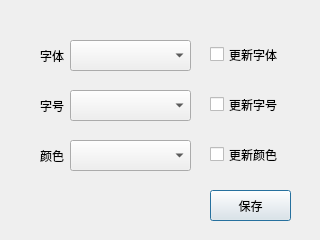
<?xml version="1.0" encoding="UTF-8"?>
<ui version="4.0">
 <class>Dialog_set_fonts</class>
 <widget class="QDialog" name="Dialog_set_fonts">
  <property name="windowModality">
   <enum>Qt::ApplicationModal</enum>
  </property>
  <property name="geometry">
   <rect>
    <x>0</x>
    <y>0</y>
    <width>320</width>
    <height>240</height>
   </rect>
  </property>
  <property name="minimumSize">
   <size>
    <width>320</width>
    <height>240</height>
   </size>
  </property>
  <property name="maximumSize">
   <size>
    <width>320</width>
    <height>240</height>
   </size>
  </property>
  <property name="windowTitle">
   <string>设置字体</string>
  </property>
  <widget class="QComboBox" name="comboBox_font_size">
   <property name="geometry">
    <rect>
     <x>70</x>
     <y>90</y>
     <width>121</width>
     <height>31</height>
    </rect>
   </property>
  </widget>
  <widget class="QComboBox" name="comboBox_font">
   <property name="geometry">
    <rect>
     <x>70</x>
     <y>40</y>
     <width>121</width>
     <height>31</height>
    </rect>
   </property>
  </widget>
  <widget class="QLabel" name="label_11">
   <property name="geometry">
    <rect>
     <x>40</x>
     <y>90</y>
     <width>31</width>
     <height>31</height>
    </rect>
   </property>
   <property name="text">
    <string>字号</string>
   </property>
   <property name="alignment">
    <set>Qt::AlignLeading|Qt::AlignLeft|Qt::AlignVCenter</set>
   </property>
  </widget>
  <widget class="QLabel" name="label_10">
   <property name="geometry">
    <rect>
     <x>40</x>
     <y>40</y>
     <width>31</width>
     <height>31</height>
    </rect>
   </property>
   <property name="text">
    <string>字体</string>
   </property>
   <property name="alignment">
    <set>Qt::AlignLeading|Qt::AlignLeft|Qt::AlignVCenter</set>
   </property>
  </widget>
  <widget class="QPushButton" name="pushButton">
   <property name="geometry">
    <rect>
     <x>210</x>
     <y>190</y>
     <width>81</width>
     <height>31</height>
    </rect>
   </property>
   <property name="text">
    <string>保存</string>
   </property>
  </widget>
  <widget class="QComboBox" name="comboBox_font_color">
   <property name="geometry">
    <rect>
     <x>70</x>
     <y>140</y>
     <width>121</width>
     <height>31</height>
    </rect>
   </property>
  </widget>
  <widget class="QLabel" name="label_12">
   <property name="geometry">
    <rect>
     <x>40</x>
     <y>140</y>
     <width>31</width>
     <height>31</height>
    </rect>
   </property>
   <property name="text">
    <string>颜色</string>
   </property>
   <property name="alignment">
    <set>Qt::AlignLeading|Qt::AlignLeft|Qt::AlignVCenter</set>
   </property>
  </widget>
  <widget class="QCheckBox" name="checkBox_font">
   <property name="geometry">
    <rect>
     <x>210</x>
     <y>39</y>
     <width>71</width>
     <height>31</height>
    </rect>
   </property>
   <property name="text">
    <string>更新字体</string>
   </property>
  </widget>
  <widget class="QCheckBox" name="checkBox_font_size">
   <property name="geometry">
    <rect>
     <x>210</x>
     <y>89</y>
     <width>71</width>
     <height>31</height>
    </rect>
   </property>
   <property name="text">
    <string>更新字号</string>
   </property>
  </widget>
  <widget class="QCheckBox" name="checkBox_font_color">
   <property name="geometry">
    <rect>
     <x>210</x>
     <y>139</y>
     <width>71</width>
     <height>31</height>
    </rect>
   </property>
   <property name="text">
    <string>更新颜色</string>
   </property>
  </widget>
 </widget>
 <resources/>
 <connections/>
</ui>
